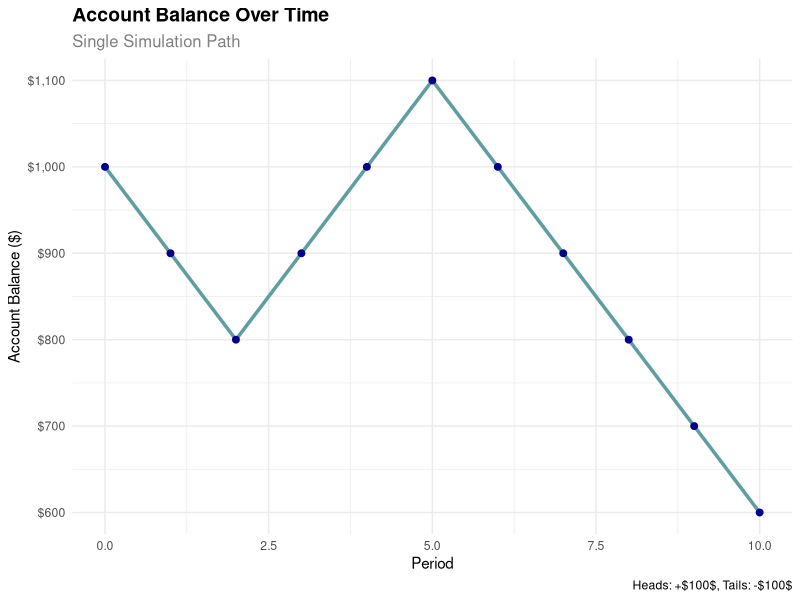
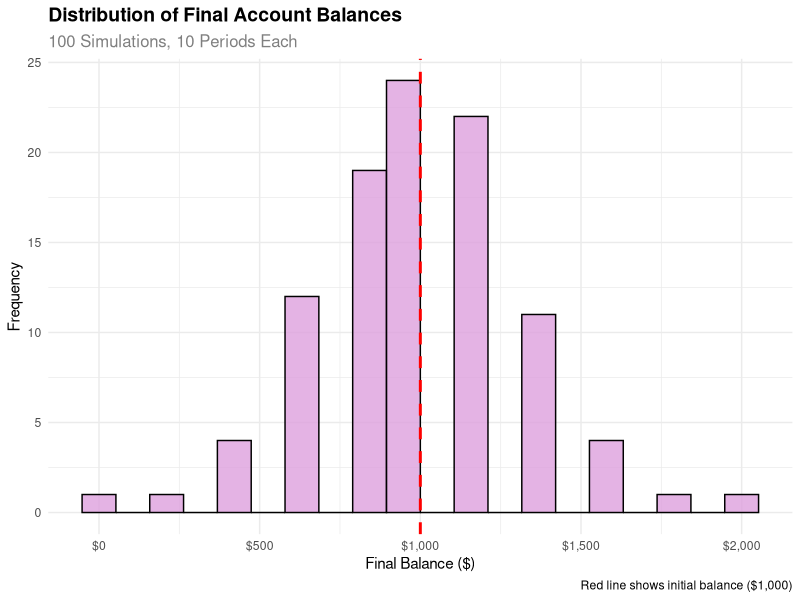
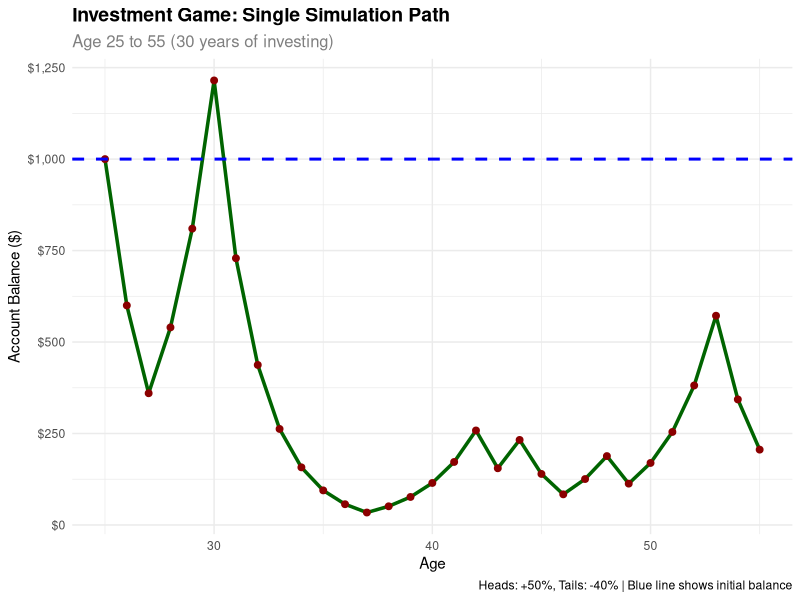
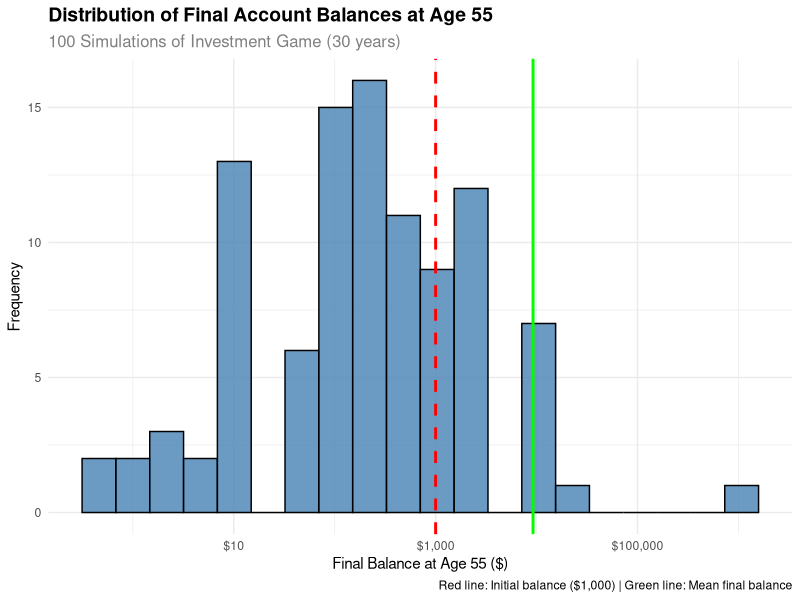
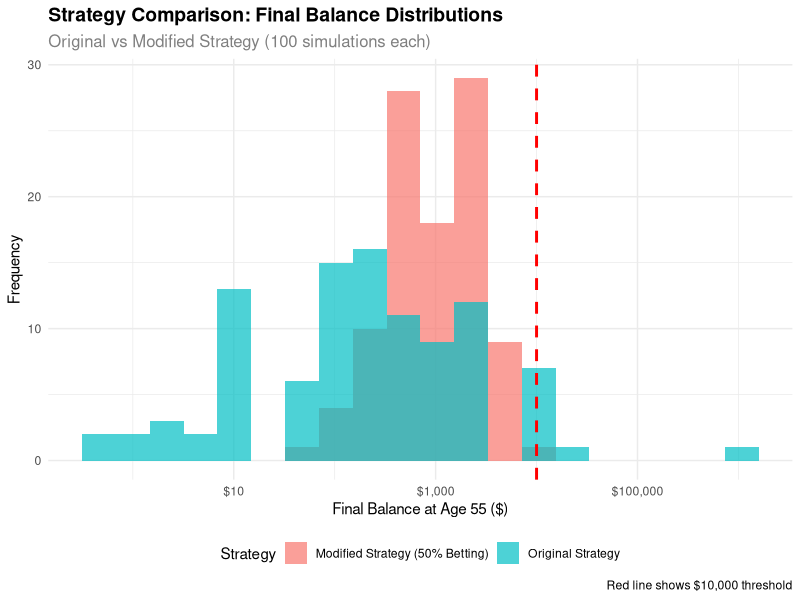

The R source for these figures, in order:
## ---- chunk 1
#| label: simple-sim-r
#| fig-cap: R simulation of coin flip game
#| echo: true

suppressPackageStartupMessages(library(tidyverse))

# Set seed for reproducibility
set.seed(123)

# Number of simulations
n_sims <- 10

# Create simulation data
sim_data <- tibble(
  sim_num = 1:n_sims,
  coin_flip = rbinom(n = n_sims, size = 1, prob = 0.5)
) %>%
  mutate(
    winnings = if_else(coin_flip == 1, 100, -100)
  )

# Display results
sim_data
## ---- chunk 2
#| label: timeseries-sim-r
#| fig-cap: R time-series simulation of account balance
#| echo: true

suppressPackageStartupMessages(library(tidyverse))
suppressPackageStartupMessages(library(ggplot2))

# Set seed for reproducibility
set.seed(456)

# Parameters
initial_balance <- 1000
n_periods <- 10
n_sims <- 1  # Start with one simulation

# Simulate one path
simulate_path <- function(initial, periods) {
  balance <- initial
  path <- numeric(periods + 1)
  path[1] <- initial
  
  for (i in 1:periods) {
    coin_flip <- rbinom(1, 1, 0.5)
    if (coin_flip == 1) {
      balance <- balance + 100
    } else {
      balance <- balance - 100
    }
    path[i + 1] <- balance
  }
  
  return(path)
}

# Run simulation
time_series_data <- tibble(
  period = 0:n_periods,
  balance = simulate_path(initial_balance, n_periods)
)

# Create time series plot
ggplot(time_series_data, aes(x = period, y = balance)) +
  geom_line(color = "cadetblue", linewidth = 1.2) +
  geom_point(color = "darkblue", size = 2) +
  labs(
    title = "Account Balance Over Time",
    subtitle = "Single Simulation Path",
    x = "Period",
    y = "Account Balance ($)",
    caption = "Heads: +$100$, Tails: -$100$"
  ) +
  scale_y_continuous(labels = scales::dollar_format()) +
  theme_minimal() +
  theme(
    plot.title = element_text(size = 14, face = "bold"),
    plot.subtitle = element_text(size = 12, color = "gray50")
  )

# Show the data
time_series_data
## ---- chunk 3
#| label: distribution-sim-r
#| fig-cap: R probability distribution of final balances
#| echo: true

suppressPackageStartupMessages(library(tidyverse))
suppressPackageStartupMessages(library(ggplot2))

# Set seed for reproducibility
set.seed(789)

# Parameters
initial_balance <- 1000
n_periods <- 10
n_sims <- 100  # Multiple simulations

# Simulate multiple paths
simulate_final_balance <- function(initial, periods) {
  balance <- initial
  for (i in 1:periods) {
    coin_flip <- rbinom(1, 1, 0.5)
    if (coin_flip == 1) {
      balance <- balance + 100  # $100 gain
    } else {
      balance <- balance - 100  # $100 loss
    }
  }
  return(balance)
}

# Run multiple simulations
final_balances <- replicate(n_sims, simulate_final_balance(initial_balance, n_periods))

# Create data frame
distribution_data <- tibble(
  sim_num = 1:n_sims,
  final_balance = final_balances
)

# Create histogram
ggplot(distribution_data, aes(x = final_balance)) +
  geom_histogram(bins = 20, fill = "plum", alpha = 0.8, color = "black") +
  geom_vline(xintercept = initial_balance, color = "red", linetype = "dashed", linewidth = 1) +
  labs(
    title = "Distribution of Final Account Balances",
    subtitle = paste("100 Simulations,", n_periods, "Periods Each"),
    x = "Final Balance ($)",
    y = "Frequency",
    caption = "Red line shows initial balance ($1,000)"
  ) +
  scale_x_continuous(labels = scales::dollar_format()) +
  theme_minimal() +
  theme(
    plot.title = element_text(size = 14, face = "bold"),
    plot.subtitle = element_text(size = 12, color = "gray50")
  )

# Summary statistics
summary_stats <- distribution_data %>%
  summarise(
    mean_balance = mean(final_balance),
    median_balance = median(final_balance),
    prob_above_initial = mean(final_balance > initial_balance)
  )

print("Summary Statistics:")
summary_stats
## ---- chunk 4
#| label: expected-value-r
#| fig-cap: R calculation of expected value after one coin flip
#| echo: true

# Set seed for reproducibility
set.seed(123)

# Initial balance
initial_balance <- 1000

# After one coin flip:
# Heads (50% probability): Balance = 1000 * 1.5 = 1500
# Tails (50% probability): Balance = 1000 * 0.6 = 600

# Expected value calculation
prob_heads <- 0.5
prob_tails <- 0.5
balance_heads <- initial_balance * 1.5
balance_tails <- initial_balance * 0.6

expected_value <- prob_heads * balance_heads + prob_tails * balance_tails

cat("Expected Value Analysis:\n")
cat("Initial balance: $", initial_balance, "\n")
cat("Balance after heads (50% gain): $", balance_heads, "\n")
cat("Balance after tails (40% loss): $", balance_tails, "\n")
cat("Expected value: $", expected_value, "\n")
cat("Expected return: ", (expected_value - initial_balance) / initial_balance * 100, "%\n")
## ---- chunk 5
#| label: single-investment-sim-r
#| fig-cap: R single simulation of investment game from age 25 to 55
#| echo: true

suppressPackageStartupMessages(library(tidyverse))
suppressPackageStartupMessages(library(ggplot2))

# Set seed for reproducibility
set.seed(456)

# Parameters for investment game
initial_balance <- 1000
start_age <- 25
end_age <- 55
n_years <- end_age - start_age

# Function to simulate investment game
simulate_investment_game <- function(initial, years) {
  balance <- initial
  path <- numeric(years + 1)
  path[1] <- initial
  
  for (i in 1:years) {
    coin_flip <- rbinom(1, 1, 0.5)
    if (coin_flip == 1) {
      balance <- balance * 1.5  # 50% gain
    } else {
      balance <- balance * 0.6  # 40% loss
    }
    path[i + 1] <- balance
  }
  
  return(path)
}

# Run single simulation
investment_path <- simulate_investment_game(initial_balance, n_years)

# Create data frame
investment_data <- tibble(
  age = start_age:end_age,
  balance = investment_path
)

# Create time series plot
ggplot(investment_data, aes(x = age, y = balance)) +
  geom_line(color = "darkgreen", linewidth = 1.2) +
  geom_point(color = "darkred", size = 2) +
  geom_hline(yintercept = initial_balance, color = "blue", linetype = "dashed", linewidth = 1) +
  labs(
    title = "Investment Game: Single Simulation Path",
    subtitle = "Age 25 to 55 (30 years of investing)",
    x = "Age",
    y = "Account Balance ($)",
    caption = "Heads: +50%, Tails: -40% | Blue line shows initial balance"
  ) +
  scale_y_continuous(labels = scales::dollar_format()) +
  theme_minimal() +
  theme(
    plot.title = element_text(size = 14, face = "bold"),
    plot.subtitle = element_text(size = 12, color = "gray50")
  )

# Show final results
final_balance <- investment_data$balance[nrow(investment_data)]
total_return <- (final_balance - initial_balance) / initial_balance * 100

cat("\nSingle Simulation Results:\n")
cat("Initial balance (age 25): $", initial_balance, "\n")
cat("Final balance (age 55): $", round(final_balance, 2), "\n")
cat("Total return: ", round(total_return, 2), "%\n")
cat("Annualized return: ", round((final_balance/initial_balance)^(1/n_years) - 1, 4) * 100, "%\n")
## ---- chunk 6
#| label: multiple-investment-sims-r
#| fig-cap: R 100 simulations of investment game showing distribution of final balances
#| echo: true

suppressPackageStartupMessages(library(tidyverse))
suppressPackageStartupMessages(library(ggplot2))

# Set seed for reproducibility
set.seed(789)

# Parameters for investment game
initial_balance <- 1000
start_age <- 25
end_age <- 55
n_years <- end_age - start_age
n_sims <- 100

# Function to simulate final balance
simulate_final_balance <- function(initial, years) {
  balance <- initial
  for (i in 1:years) {
    coin_flip <- rbinom(1, 1, 0.5)
    if (coin_flip == 1) {
      balance <- balance * 1.5  # 50% gain
    } else {
      balance <- balance * 0.6  # 40% loss
    }
  }
  return(balance)
}

# Run 100 simulations
final_balances <- replicate(n_sims, simulate_final_balance(initial_balance, n_years))

# Create data frame
simulation_results <- tibble(
  sim_num = 1:n_sims,
  final_balance = final_balances
)

# Create histogram
ggplot(simulation_results, aes(x = final_balance)) +
  geom_histogram(bins = 20, fill = "steelblue", alpha = 0.8, color = "black") +
  geom_vline(xintercept = initial_balance, color = "red", linetype = "dashed", linewidth = 1) +
  geom_vline(xintercept = mean(final_balances), color = "green", linetype = "solid", linewidth = 1) +
  labs(
    title = "Distribution of Final Account Balances at Age 55",
    subtitle = "100 Simulations of Investment Game (30 years)",
    x = "Final Balance at Age 55 ($)",
    y = "Frequency",
    caption = "Red line: Initial balance ($1,000) | Green line: Mean final balance"
  ) +
  scale_x_continuous(labels = scales::dollar_format(), trans = "log10") +
  theme_minimal() +
  theme(
    plot.title = element_text(size = 14, face = "bold"),
    plot.subtitle = element_text(size = 12, color = "gray50")
  )

# Summary statistics
summary_stats <- simulation_results %>%
  summarise(
    mean_balance = mean(final_balance),
    median_balance = median(final_balance),
    min_balance = min(final_balance),
    max_balance = max(final_balance),
    prob_above_initial = mean(final_balance > initial_balance),
    prob_above_10000 = mean(final_balance > 10000)
  )

cat("\n100 Simulations Summary Statistics:\n")
print(summary_stats)
## ---- chunk 7
#| label: probability-analysis-r
#| fig-cap: R probability analysis for balance > $1,000 at age 55
#| echo: true

# Calculate probability that final balance > $1,000
prob_above_1000 <- mean(final_balances > 1000)

# Calculate additional probability thresholds
prob_above_5000 <- mean(final_balances > 5000)
prob_above_10000 <- mean(final_balances > 10000)
prob_above_50000 <- mean(final_balances > 50000)

# Create probability summary
probability_summary <- tibble(
  threshold = c("$1,000", "$5,000", "$10,000", "$50,000"),
  probability = c(prob_above_1000, prob_above_5000, prob_above_10000, prob_above_50000),
  percentage = c(prob_above_1000, prob_above_5000, prob_above_10000, prob_above_50000) * 100
)

cat("Probability Analysis Results:\n")
cat("============================\n")
cat("Probability that final balance > $1,000: ", round(prob_above_1000, 3), " (", round(prob_above_1000 * 100, 1), "%)\n")
cat("Probability that final balance > $5,000: ", round(prob_above_5000, 3), " (", round(prob_above_5000 * 100, 1), "%)\n")
cat("Probability that final balance > $10,000: ", round(prob_above_10000, 3), " (", round(prob_above_10000 * 100, 1), "%)\n")
cat("Probability that final balance > $50,000: ", round(prob_above_50000, 3), " (", round(prob_above_50000 * 100, 1), "%)\n")

# Show the probability summary table
print(probability_summary)
## ---- chunk 8
#| label: modified-strategy-r
#| fig-cap: R 100 simulations of modified investment strategy with 50% betting rule
#| echo: true

suppressPackageStartupMessages(library(tidyverse))
suppressPackageStartupMessages(library(ggplot2))

# Set seed for reproducibility
set.seed(999)

# Parameters for modified investment game
initial_balance <- 1000
start_age <- 25
end_age <- 55
n_years <- end_age - start_age
n_sims <- 100

# Function to simulate modified strategy (50% betting rule)
simulate_modified_strategy <- function(initial, years) {
  balance <- initial
  for (i in 1:years) {
    # Bet exactly 50% of current balance
    bet_amount <- balance * 0.5
    remaining_balance <- balance - bet_amount
    
    coin_flip <- rbinom(1, 1, 0.5)
    if (coin_flip == 1) {
      # Win: bet amount increases by 50%
      bet_result <- bet_amount * 1.5
    } else {
      # Lose: bet amount decreases by 40%
      bet_result <- bet_amount * 0.6
    }
    
    # New balance = remaining balance + bet result
    balance <- remaining_balance + bet_result
  }
  return(balance)
}

# Run 100 simulations for modified strategy
modified_final_balances <- replicate(n_sims, simulate_modified_strategy(initial_balance, n_years))

# Create comparison data frame
strategy_comparison <- tibble(
  sim_num = 1:n_sims,
  original_strategy = final_balances,
  modified_strategy = modified_final_balances
)

# Calculate probabilities for modified strategy
prob_modified_above_1000 <- mean(modified_final_balances > 1000)
prob_modified_above_10000 <- mean(modified_final_balances > 10000)

# Calculate probabilities for original strategy (from previous analysis)
prob_original_above_1000 <- mean(final_balances > 1000)
prob_original_above_10000 <- mean(final_balances > 10000)

# Create comparison plot
comparison_data <- strategy_comparison %>%
  pivot_longer(cols = c(original_strategy, modified_strategy), 
               names_to = "strategy", values_to = "final_balance") %>%
  mutate(strategy = case_when(
    strategy == "original_strategy" ~ "Original Strategy",
    strategy == "modified_strategy" ~ "Modified Strategy (50% Betting)"
  ))

ggplot(comparison_data, aes(x = final_balance, fill = strategy)) +
  geom_histogram(alpha = 0.7, bins = 20, position = "identity") +
  geom_vline(xintercept = 10000, color = "red", linetype = "dashed", linewidth = 1) +
  labs(
    title = "Strategy Comparison: Final Balance Distributions",
    subtitle = "Original vs Modified Strategy (100 simulations each)",
    x = "Final Balance at Age 55 ($)",
    y = "Frequency",
    fill = "Strategy",
    caption = "Red line shows $10,000 threshold"
  ) +
  scale_x_continuous(labels = scales::dollar_format(), trans = "log10") +
  theme_minimal() +
  theme(
    plot.title = element_text(size = 14, face = "bold"),
    plot.subtitle = element_text(size = 12, color = "gray50"),
    legend.position = "bottom"
  )

# Summary statistics comparison
comparison_summary <- tibble(
  Strategy = c("Original", "Modified (50% Betting)"),
  Mean_Balance = c(mean(final_balances), mean(modified_final_balances)),
  Median_Balance = c(median(final_balances), median(modified_final_balances)),
  Prob_Above_1000 = c(prob_original_above_1000, prob_modified_above_1000),
  Prob_Above_10000 = c(prob_original_above_10000, prob_modified_above_10000)
)

cat("\nStrategy Comparison Results:\n")
cat("============================\n")
cat("Modified Strategy - Probability > $1,000: ", round(prob_modified_above_1000, 3), " (", round(prob_modified_above_1000 * 100, 1), "%)\n")
cat("Modified Strategy - Probability > $10,000: ", round(prob_modified_above_10000, 3), " (", round(prob_modified_above_10000 * 100, 1), "%)\n")
cat("\nComparison:\n")
cat("Original Strategy - Probability > $10,000: ", round(prob_original_above_10000, 3), " (", round(prob_original_above_10000 * 100, 1), "%)\n")
cat("Modified Strategy - Probability > $10,000: ", round(prob_modified_above_10000, 3), " (", round(prob_modified_above_10000 * 100, 1), "%)\n")

if (prob_modified_above_10000 > prob_original_above_10000) {
  cat("Result: Modified strategy has HIGHER probability of > $10,000\n")
} else {
  cat("Result: Modified strategy has LOWER probability of > $10,000\n")
}

print(comparison_summary)
